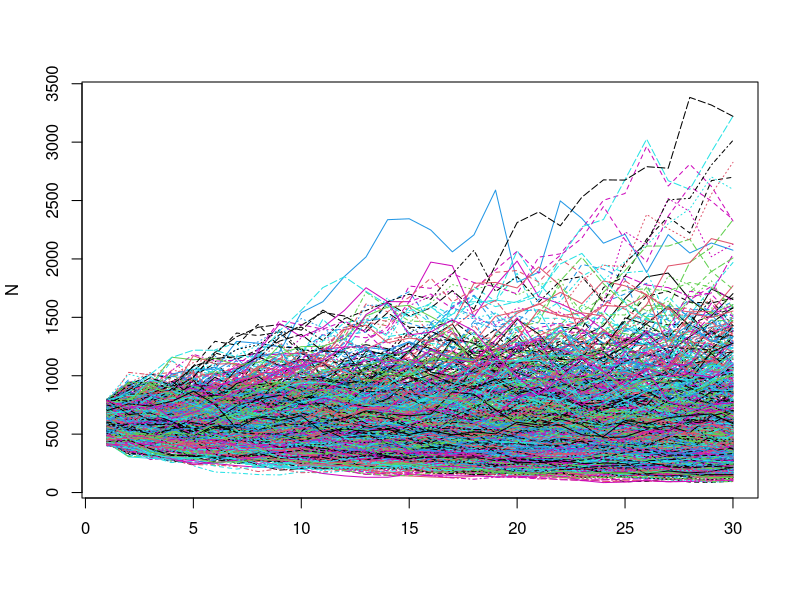

R code for this plot: (Note: this script raises an error after producing the figure.)

nyrs = 30
nreps = 1000

N = matrix(0, nrow = nyrs, ncol = nreps)

lambda = matrix(rnorm(nyrs*nreps, 1.001, 0.11), nrow = nyrs, ncol = nreps)

N[1,] = runif(nreps, 400, 800)

for(r in 1:nreps){
  for(i in 2:nyrs){
    N[i,r] = N[i-1,r]*lambda[i-1,r]
  }
}

matplot(N, type = "l")

tibble(time = c(1:nyrs),
       med = apply(N, 1, median),
       lcl = apply(N, 1, FUN = function(x) quantile(x, prob = 0.025)),
       ucl = apply(N, 1, FUN = function(x) quantile(x, prob = 0.975))) %>% 
  ggplot(aes(x = time)) +
  geom_line(aes(y = med), lwd = 2) +
  geom_line(aes(y = lcl), lty = 2, lwd = 1.5) +
  geom_line(aes(y = ucl), lty = 2, lwd = 1.5) +
  xlab("Years in the future") +
  ylab("Projected population size") +
  scale_y_continuous(breaks = seq(0, 2500, 250), limits = c(0, 2000))

